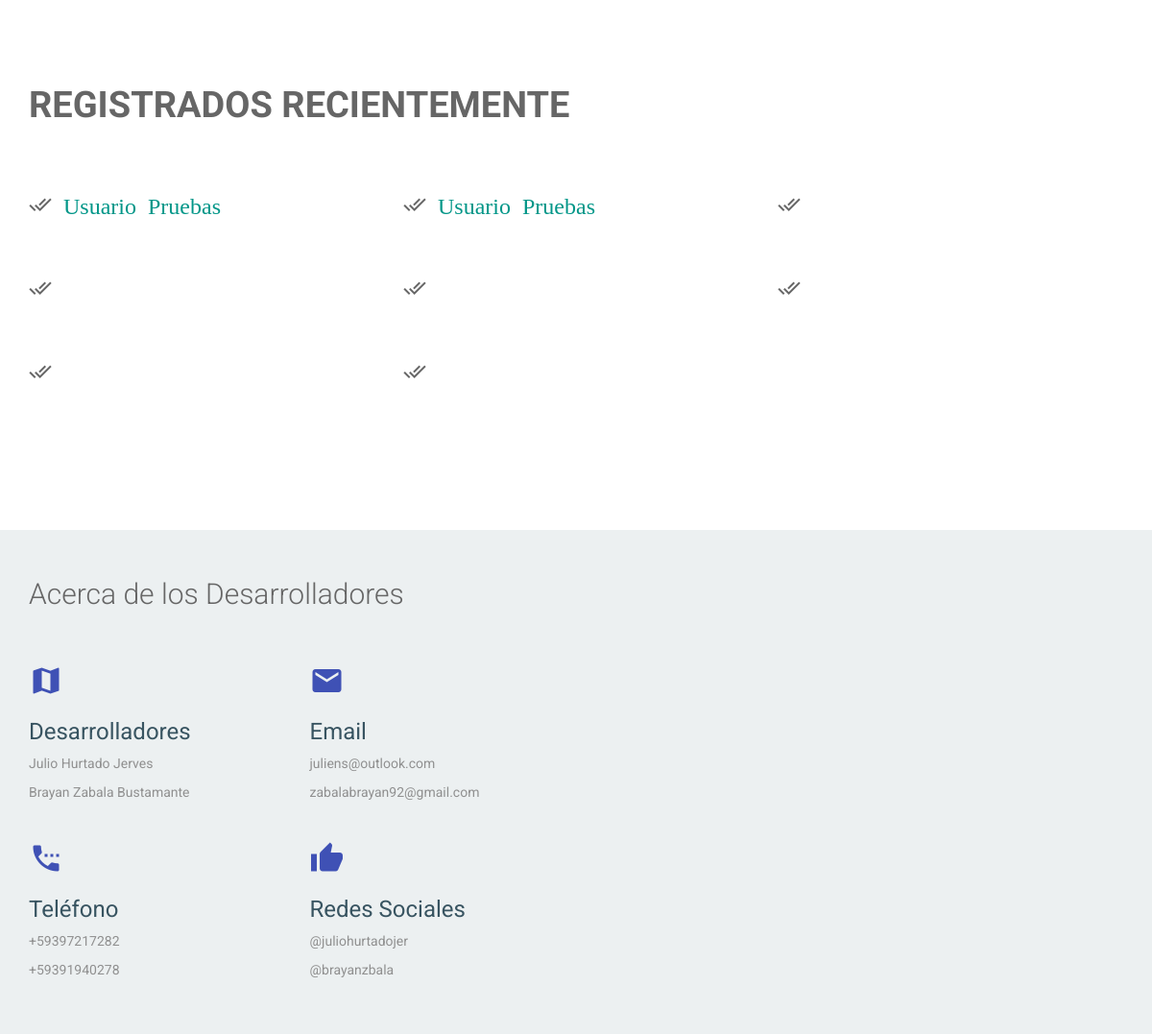
The page /usuario/validar/ (signed in, middle part) on the database as committed earlier.
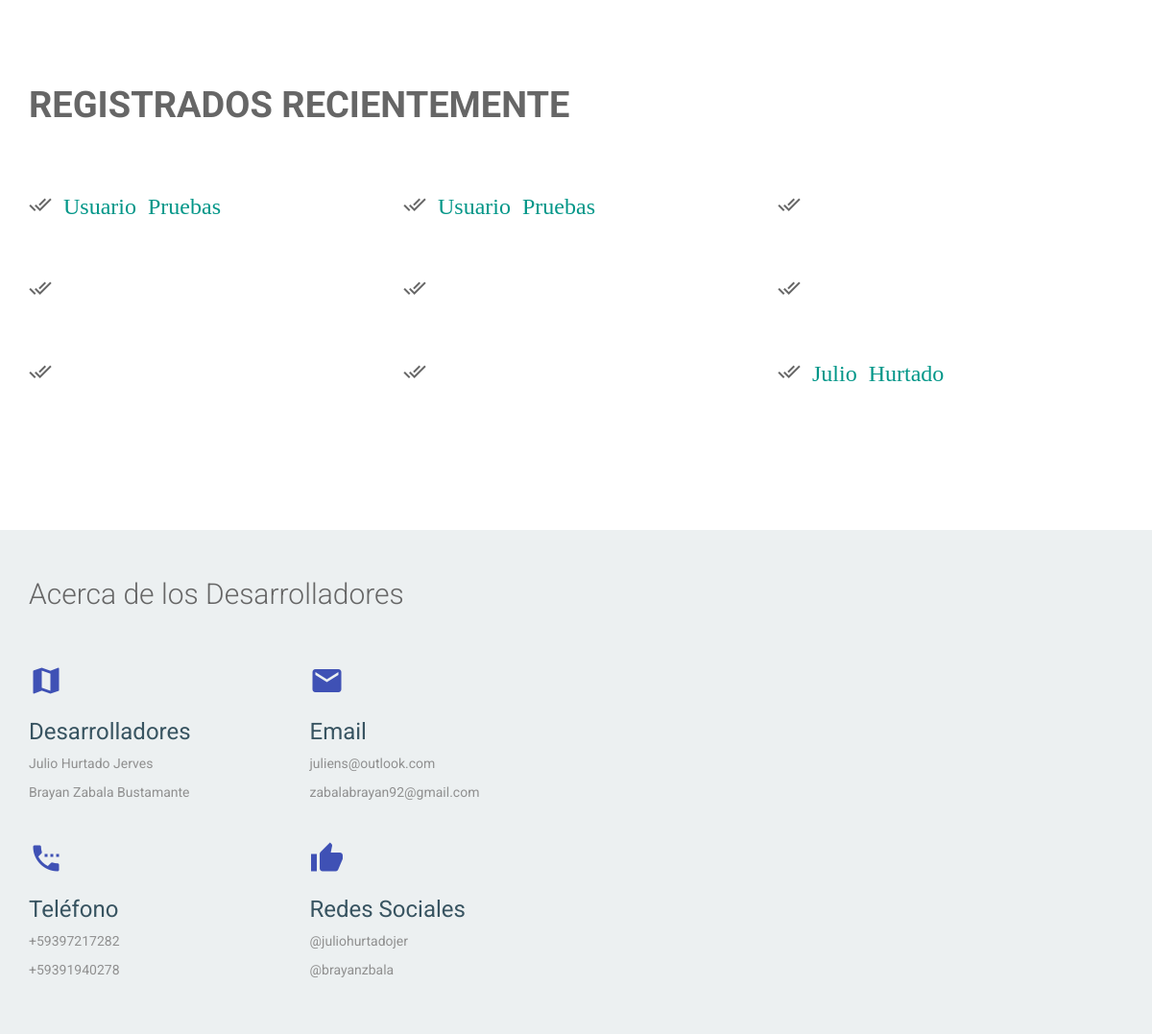
The same page on the database as committed later.
### usuario/models.py (models this page shows, shortened)
class User(models.Model):
    user = models.OneToOneField(Usuario, related_name='profile')
    has_add_center = models.BooleanField(default=False)
    reason_to_validate = models.TextField(blank=True)
    def get_full_name(self):
        return self.user.get_full_name()
    class Meta:
        permissions = (
            ('add_center', 'Puede Crear Centros Turísticos'),
        )

### usuario/views.py (the view)
# urls.py: url(r'^usuario/validar/$', ValidationUserListView.as_view(), name='listar_sin_permisos'),
class ValidationUserListView(ListView):
    model = Profile
    template_name = "validate_user_list.html"
    context_object_name = 'usuarios'
    @method_decorator(staff_member_required)
    def dispatch(self, *args, **kwargs):
        return super(ValidationUserListView, self).dispatch(*args, **kwargs)
    def get_queryset(self):
        queryset = self.model.objects.filter(has_add_center=False)
        return queryset

### centro/models.py (called while the page is built)
    def __str__(self):
        return self.name

### usuario/templates/validate_user_list.html (shortened to what this page needs)
{% extends 'base.html' %}
{% block content_title %}
    Registrados Recientemente
{% endblock %}
{% block content %}
        {% for usuario in usuarios %}
                <div class="col-md-4 col-sm-6 wow fadeInDown" data-wow-duration="1000ms" data-wow-delay="300ms">
            <div class="features">
              <div class="">
                <i class="mdi-action-done-all"> <a href="{% url  'User:add_permission' usuario.pk %}">{{ usuario.get_full_name }}</a></i>
              </div>
             </div>
          </div>
        {% endfor %}
{% endblock %}

Rows that differ between the two databases and show on the page:
added User: get_full_name "Julio Hurtado"
